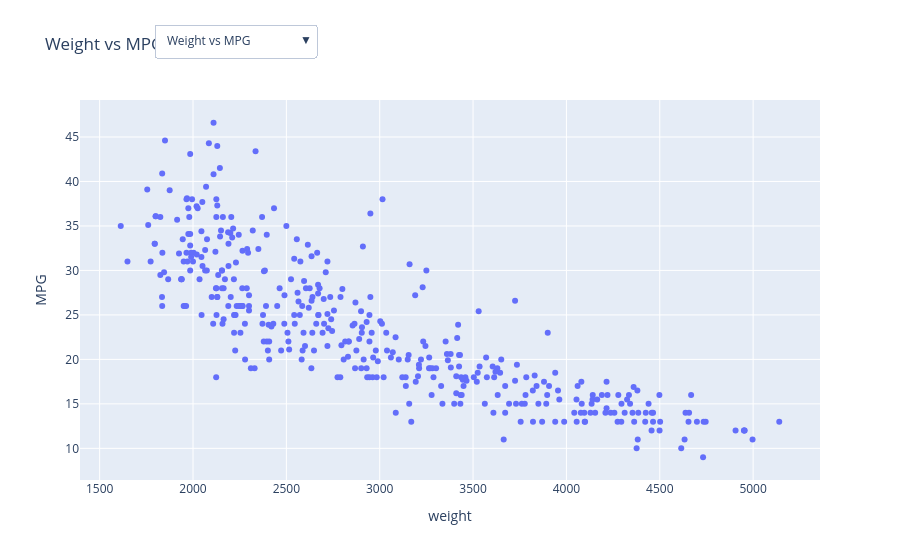

The code cell stored with this chart in its notebook:
### Code cell
## Updating layout

# Scatter plot of horsepower and mpg
fig = px.scatter(data_frame= cars, x= "horsepower", y= "mpg", title= "MPG vs Horsepower")

# Add dropdown menu
fig.update_layout(
    updatemenus=[
        dict(
            buttons=list([
                dict(label="Horsepower vs MPG",
                     method="update",
                     args=[{"x": [cars["horsepower"]], "y": [cars["mpg"]]},
                           {"title": "Horsepower vs MPG", "xaxis": {"title": "horsepower"},
               "yaxis": {"title": "MPG"}}]),
                dict(label="Weight vs MPG",
                     method="update",
                     args=[{"x": [cars["weight"]], "y": [cars["mpg"]]},
                           {"title": "Weight vs MPG", "xaxis": {"title": "weight"},
               "yaxis": {"title": "MPG"}}]),
                dict(label="Displacement vs MPG",
                     method="update",
                     args=[{"x": [cars["displacement"]], "y": [cars["mpg"]]},
                           {"title": "Displacement vs MPG", "xaxis": {"title": "Displacement"},
               "yaxis": {"title": "MPG"}}])
            ]),
            direction="down",
            showactive=True,
            x=0.1,
            xanchor="left",
            y=1.2,
            yanchor="top"
        )
    ]
)

fig.show()

### Figure 1 — Plotly figure (JSON) as saved in the notebook; plotly's stock layout.template omitted (floating-point values rounded to 4 significant figures; data arrays with more than 128 entries replaced by an {"elided": "..."} marker saying what was removed)
{"data": [{"hovertemplate": "horsepower=%{x}<br>mpg=%{y}<extra></extra>", "legendgroup": "", "marker": {"color": "#636efa", "symbol": "circle"}, "mode": "markers", "name": "", "orientation": "v", "showlegend": false, "type": "scatter", "x": {"elided": "398 int values"}, "xaxis": "x", "y": {"elided": "398 float values"}, "yaxis": "y"}], "layout": {"autosize": true, "legend": {"tracegroupgap": 0}, "title": {"text": "Weight vs MPG"}, "updatemenus": [{"active": 1, "buttons": [{"args": [{"x": {"elided": "1x398 int values"}, "y": {"elided": "1x398 float values"}}, {"title": "Horsepower vs MPG", "xaxis": {"autorange": true, "range": [34.62, 241.4], "title": {"text": "horsepower"}, "type": "linear"}, "yaxis": {"autorange": true, "range": [5.897, 49.7], "title": {"text": "MPG"}, "type": "linear"}}], "label": "Horsepower vs MPG", "method": "update"}, {"args": [{"x": {"elided": "1x398 int values"}, "y": {"elided": "1x398 float values"}}, {"title": "Weight vs MPG", "xaxis": {"autorange": true, "range": [1397.0, 5356.0], "title": {"text": "weight"}, "type": "linear"}, "yaxis": {"autorange": true, "range": [5.897, 49.7], "title": {"text": "MPG"}, "type": "linear"}}], "label": "Weight vs MPG", "method": "update"}, {"args": [{"x": {"elided": "1x398 float values"}, "y": {"elided": "1x398 float values"}}, {"title": "Displacement vs MPG", "xaxis": {"autorange": true, "range": [44.06, 478.9], "title": {"text": "Displacement"}, "type": "linear"}, "yaxis": {"autorange": true, "range": [5.897, 49.7], "title": {"text": "MPG"}, "type": "linear"}}], "label": "Displacement vs MPG", "method": "update"}], "direction": "down", "showactive": true, "x": 0.1, "xanchor": "left", "y": 1.2, "yanchor": "top"}], "xaxis": {"autorange": true, "range": [1397.0, 5356.0], "title": {"text": "weight"}, "type": "linear"}, "yaxis": {"autorange": true, "range": [5.897, 49.7], "title": {"text": "MPG"}, "type": "linear"}}}
